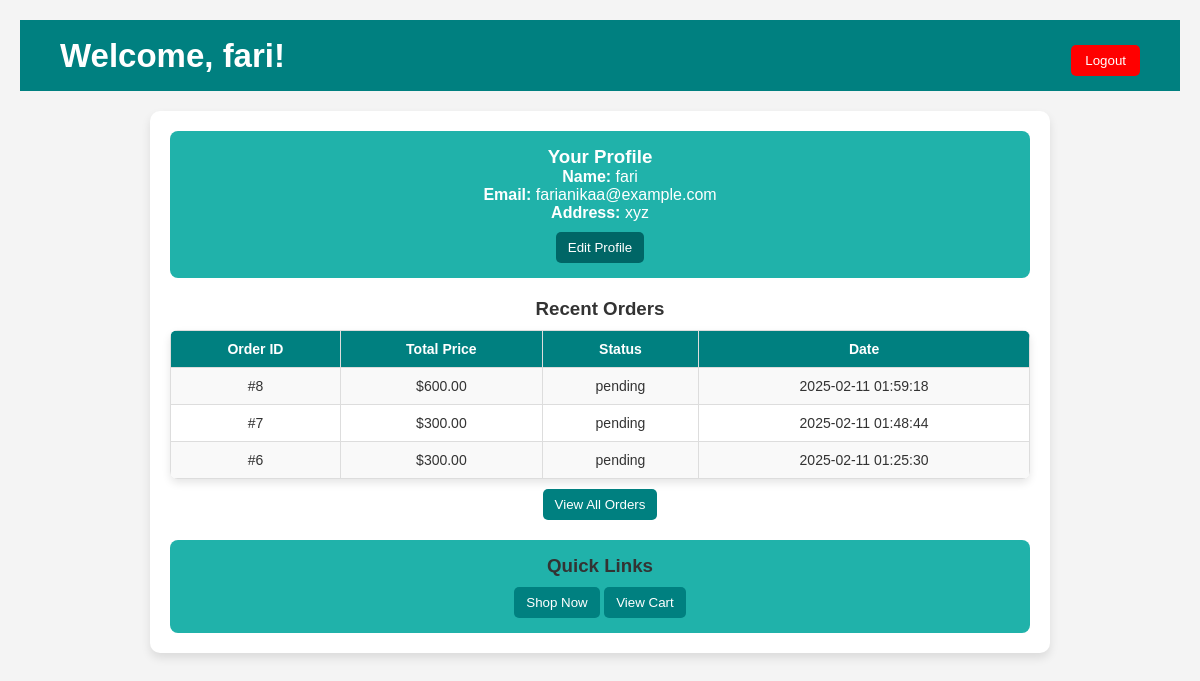
Screenshot of /customer_dashboard.php (signed in) with the database file from the repository.
### tables this page shows
CREATE TABLE `customers` (
  `customer_id` int(11) NOT NULL,
  `name` varchar(255) NOT NULL,
  `email` varchar(255) NOT NULL,
  `phone` varchar(15) DEFAULT NULL,
  `address` text DEFAULT NULL,
  `created_at` timestamp NOT NULL DEFAULT current_timestamp(),
  `password` varchar(255) NOT NULL
);

CREATE TABLE `orders` (
  `id` int(11) NOT NULL,
  `total_price` decimal(10,2) NOT NULL,
  `status` enum('pending','shipped','delivered','cancelled') DEFAULT 'pending',
  `order_date` timestamp NOT NULL DEFAULT current_timestamp(),
  `shipping_address` text NOT NULL,
  `payment_method` varchar(50) NOT NULL DEFAULT 'pending',
  `customer_id` int(11) NOT NULL
);

### customer_dashboard.php (the view, shortened to what this page needs)
<?php
include('db_connection.php');
$user_id = $_SESSION['user_id'];
$customer_query = mysqli_query($conn, "SELECT * FROM customers WHERE customer_id = '$user_id'");
$customer = mysqli_fetch_assoc($customer_query);
$orders_query = mysqli_query($conn, "SELECT * FROM orders WHERE customer_id = '$user_id' ORDER BY order_date DESC LIMIT 5");
?>
<!DOCTYPE html>
<html lang="en">
<head>
</head>
<body>
<header>
    <h2>Welcome, <?= htmlspecialchars($customer['name']) ?>!</h2>
    <a href="logout.php"><button class="logout-button">Logout</button></a>
</header>
<div class="dashboard-container">
    <div class="profile-section">
        <h3>Your Profile</h3>
        <p><strong>Name:</strong> <?= htmlspecialchars($customer['name']) ?></p>
        <p><strong>Email:</strong> <?= htmlspecialchars($customer['email']) ?></p>
        <p><strong>Address:</strong> <?= htmlspecialchars($customer['address'] ?? 'Not provided') ?></p>
        <a href="edit_profile.php"><button>Edit Profile</button></a>
    </div>
    <div class="orders-section">
        <h3>Recent Orders</h3>
        <table>
            <tr>
                <th>Order ID</th>
                <th>Total Price</th>
                <th>Status</th>
                <th>Date</th>
            </tr>
            <?php while ($row = mysqli_fetch_assoc($orders_query)) { ?>
            <tr>
                <td>#<?= $row['id'] ?></td>
                <td>$<?= number_format($row['total_price'], 2) ?></td>
                <td><?= htmlspecialchars($row['status']) ?></td>
                <td><?= $row['order_date'] ?></td>
            </tr>
            <?php } ?>
        </table>
        <a href="aorders.php"><button>View All Orders</button></a>
    </div>
    <div class="shopping-section">
        <h3>Quick Links</h3>
        <a href="shop.php"><button>Shop Now</button></a>
        <a href="cart.php"><button>View Cart</button></a>
    </div>
</div>
</body>
</html>

### customer_dashboard.php (style rules this page uses)
* { margin: 0; padding: 0; box-sizing: border-box; font-family: 'Arial', sans-serif; }
body { background-color: #f4f4f4; text-align: center; color: #333; padding: 20px; }
header { background: #008080; color: white; padding: 15px; font-size: 22px; font-weight: bold; display: flex; justify-content: space-between; align-items: center; padding: 15px 40px; }
.logout-button { background: red; color: white; padding: 8px 14px; border: none; border-radius: 5px; cursor: pointer; transition: 0.3s; }
.dashboard-container { width: 80%; max-width: 900px; margin: auto; background: white; padding: 20px; border-radius: 10px; box-shadow: 0px 5px 10px rgba(0, 0, 0, 0.1); margin-top: 20px; }
.profile-section { background: #20B2AA; color: white; padding: 15px; border-radius: 8px; margin-bottom: 20px; }
.profile-section button { background: #006666; color: white; padding: 8px 12px; border: none; border-radius: 5px; cursor: pointer; transition: 0.3s; }
.orders-section { margin-bottom: 20px; }
table { width: 100%; border-collapse: collapse; margin-top: 10px; background: white; box-shadow: 0px 4px 8px rgba(0, 0, 0, 0.1); border-radius: 8px; overflow: hidden; }
th, td { padding: 10px; border: 1px solid #ddd; text-align: center; font-size: 14px; }
th { background: #008080; color: white; }
tr:nth-child(even) { background: #f9f9f9; }
button { background: #008080; color: white; padding: 8px 12px; border: none; border-radius: 5px; cursor: pointer; transition: 0.3s; margin-top: 10px; }
.shopping-section { background: #20B2AA; padding: 15px; border-radius: 8px; margin-top: 20px; }

### rows the page displays
customers: name "fari", email "farianikaa@example.com", address "xyz"
orders: id "8", total_price "600.00", status "pending", order_date "2025-02-11 01:59:18"
orders: id "7", total_price "300.00", status "pending", order_date "2025-02-11 01:48:44"
orders: id "6", total_price "300.00", status "pending", order_date "2025-02-11 01:25:30"
